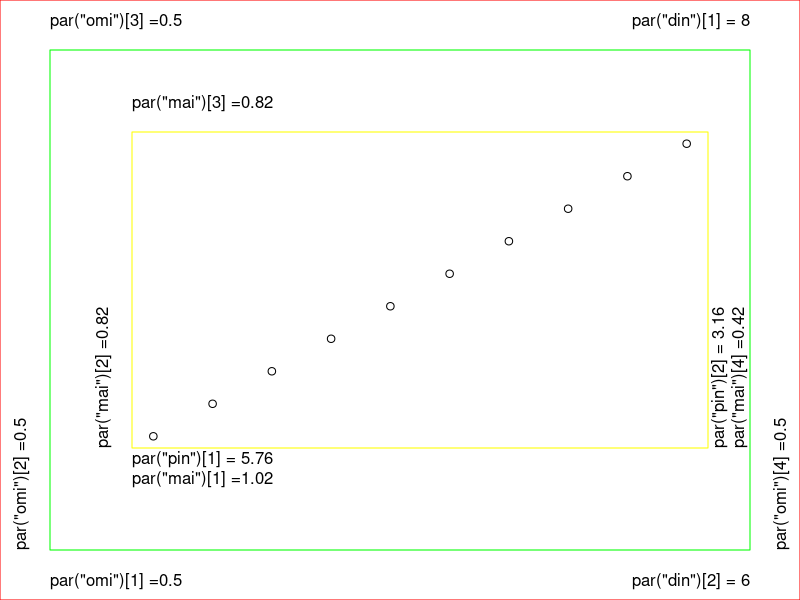
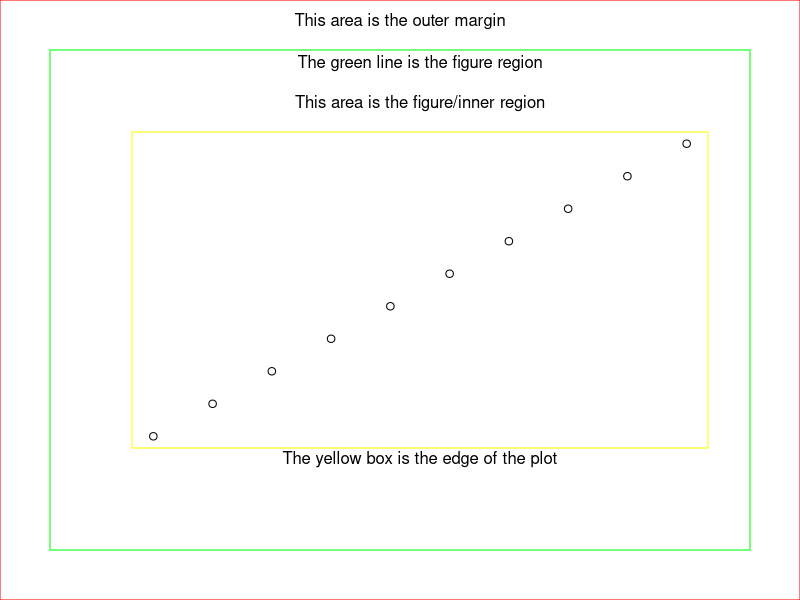
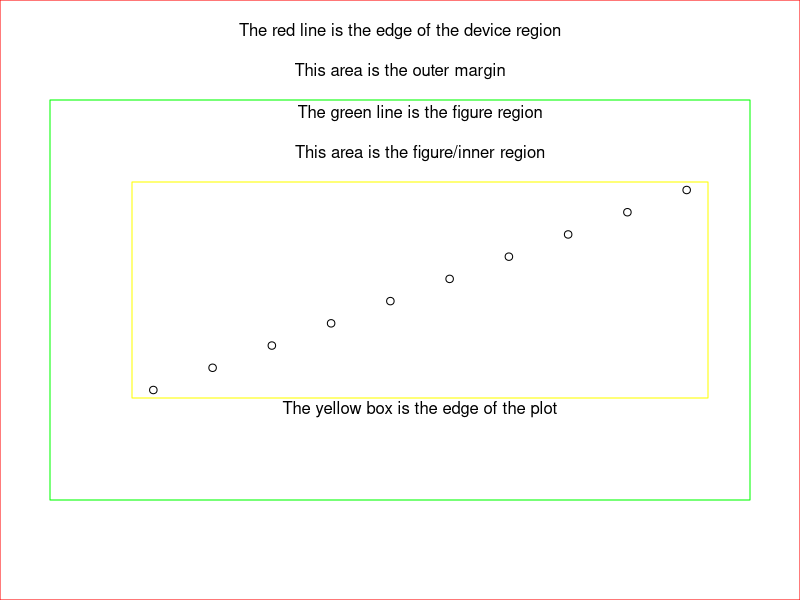
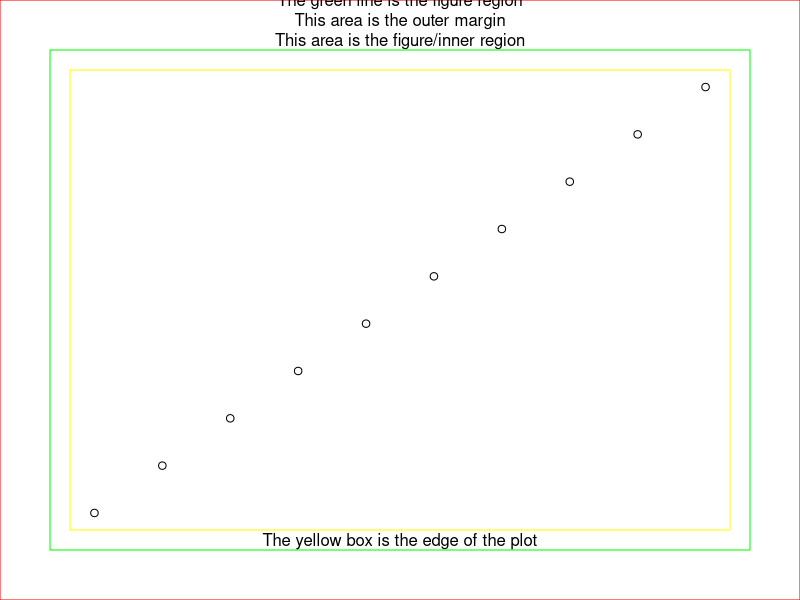
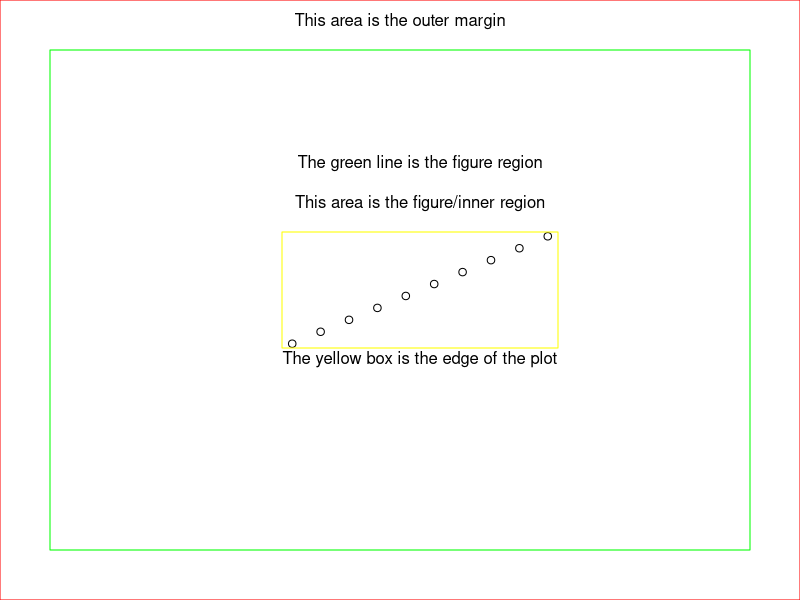

The R source for these figures, in order:
# using par to set margins and layout

# need to save current status of par
par(omi = c(.5, .5, .5, .5))

oldParValues <- par(no.readonly = TRUE)

# here's a diagram of plot regions

makeAPlot <- function(showThis = "labels") {
  plot(1:10, xlab = "", ylab = "", sub = "", axes = FALSE)+
    box(which = "outer",  col = "red")+
    box(which = "inner",  col = "green")+
    #box(which = "figure", col = "blue")+
    box(which = "plot", col = "yellow")
  if (showThis == "labels") {
    mainText = ""
    mtext("The red line is the edge of the device region", side = 3, line = 3, outer = TRUE)
    mtext("This area is the outer margin", side = 3, line = 1, outer = TRUE)
    mtext("The green line is the figure region", side = 3, line = 3)
    mtext("This area is the figure/inner region", side = 3, line = 1)
    mtext("The yellow box is the edge of the plot", side = 1, line = 0)
  } else if (showThis == "functions") {
    mainText = ""
    
  # din - device size
    mtext(paste('par("din")[1] =', prettyNum(par("din")[1], digits = 3)), 
          line = 1, outer = TRUE, adj = 1 )
    mtext(paste('par("din")[2] =', prettyNum(par("din")[2], digits = 3)), 
          line = 1, outer = TRUE, adj = 1, side = 1 )
    
    # pin - plot size
    mtext(paste('par("pin")[1] =', prettyNum(par("pin")[1], digits = 3)), 
          line = 0, adj = 0, side = 1 )
    mtext(paste('par("pin")[2] =', prettyNum(par("pin")[2], digits = 3)), 
          line = 0, adj = 0, side = 4 )
    
    for (theIndex in 1:4) {
      mtext(paste0('par("omi")[',theIndex,'] =', prettyNum(par("omi")[theIndex], digits = 3) ),
            line = 1, adj = 0, outer = TRUE, side = theIndex)
      mtext(paste0('par("mai")[',theIndex,'] =', prettyNum(par("mai")[theIndex], digits = 3) ),
            line = 1, adj = 0, side = theIndex)

    }
    
  } 
  title(main = mainText)

}

makeAPlot(showThis = "functions")
makeAPlot(showThis = "labels")

# margins are specified in lines of text or inches.
par("oma") # lines of text: bottom, left, top, right
par("omi") # inches

# regarding the device region / outer margins ---------------------------------------------
# din - Width and height of device in inches. 
# dev.size is similiar, but dynamic when window is resized.
par("din") # run ... resize the plot window ... run 

# Regarding the outer margin ----------------------------------------------

par("oma") # outer margin / lines (bottom, left, top, right)
par("omi") # outer margin / inches (bottom, left, top, right)

par(omi = c(1,.5,1,.5))
makeAPlot()
par(oldParValues) # reset par


# omd is in relation to device size
par("omd") # outer margin / fraction of din (x1, x2, y1, y2)

#...so
omd_x1 <- par("omd")[1]
din_width <- par("din")[1]
omi_left <- par("omi")[2]
omd_x1 * din_width == omi_left


# regarding the figure region -----------------------------------------------
par("mar") # figure margin / lines (bottom, left, top, right)
par("mai") # figure margin / inches (bottom, left, top, right)

par(mai = c(.2,.2,.2,.2))
makeAPlot()
par(oldParValues) # reset par

# par("fig") # coordinates of figure region compared to par("din")
par("fin") # size of figure region in inches. dynamic

par(fin = c(4,3))
makeAPlot()
par(oldParValues) # reset par

# regarding the plot region -------------------------
